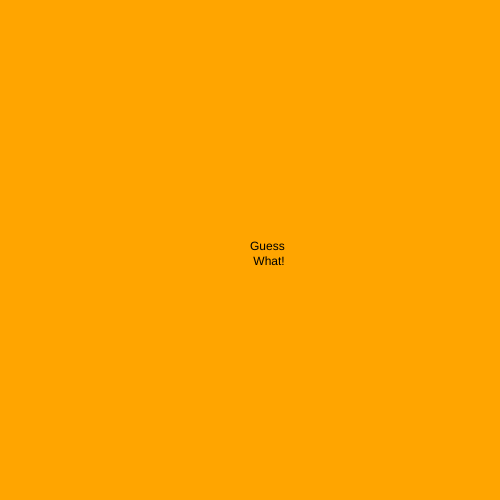
Frame 1 (no input)
Frame 60 (no input): identical to frame 1, image omitted
Frame 120 (the mouse pressed at the canvas centre since frame 60): identical to frame 1, image omitted

The p5.js sketch that drew this single still picture (run headless with seeded random() and noise() and a simulated clock; from frame 60 on, the mouse is pressed at the canvas centre):

// p5.js sketch
// ── sketch.js
let state =0;

function setup() {
  createCanvas(500, 500);
  //textAlign{CENTER};
}

function draw() {
  switch(state) {
    case 0:
    background('orange');
    text("Guess \n What!", width/2, height/2);
    break;
     case 1:
    background('grey');
    text("case 1", 250, 250);
    break;
  case 2:
    background('pink');
    text("case 2", 250, 250);
    break;
  }
}

function   mouseReleased(){
  
  state++;
  if(state>1)state=0;

}
